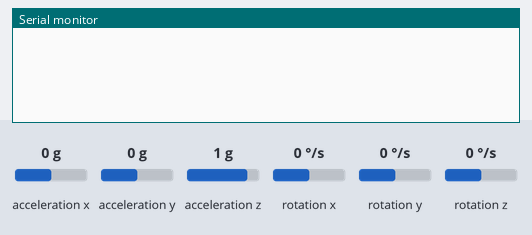
Bench run of a sketch on a simulated ESP32. Parts: the last lines printed to the serial monitor. Wiring (inferred from the names in the program): MPU-6050 motion sensor at I2C address 0x68. The inputs (shaded band) are chosen by the test bench; at power-on: acceleration x 0 g, acceleration y 0 g, acceleration z 1 g, rotation x 0 °/s, rotation y 0 °/s, rotation z 0 °/s.

Above: at 1.2 s.
1.3 s: acceleration x set to -1.4 g
At 2.4 s:
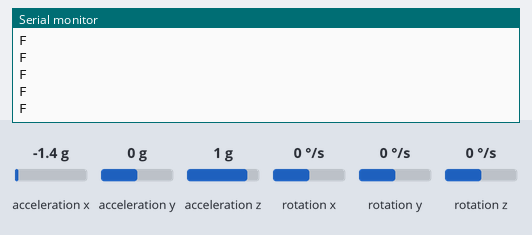
3.2 s: acceleration y set to -1.4 g
At 4.0 s:
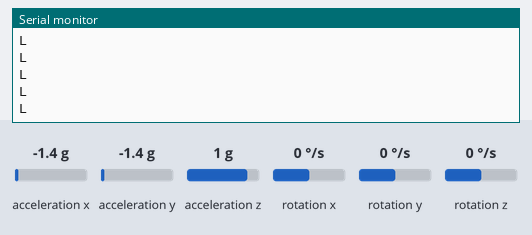

Measured:
- after the input at 1.3 s, the serial monitor: prints a new line at once (image 1)
- after the input at 3.2 s, the serial monitor: prints a new line after 0.23 s (image 2)

The sketch:

mpu_f_b_l_r.ino
```cpp
#include <Wire.h>

#define MPU_ADDR 0x68

// Raw sensor values
int16_t accX, accY, accZ;
int16_t gyroX, gyroY, gyroZ;

// Angles
float roll = 0.0;
float pitch = 0.0;

// Accelerometer angles
float rollAcc, pitchAcc;

// Gyro rates
float gyroRollRate, gyroPitchRate;

// Timing
unsigned long lastTime = 0;
float dt;

// Complementary filter constant
float alpha = 0.98;

void setup() {
  Serial.begin(115200);
  Wire.begin(21, 22);

  // Wake up MPU6050
  Wire.beginTransmission(MPU_ADDR);
  Wire.write(0x6B);
  Wire.write(0);
  Wire.endTransmission(true);

  lastTime = micros();
}

void loop() {
  // -------- TIME STEP --------
  unsigned long currentTime = micros();
  dt = (currentTime - lastTime) * 1e-6;
  lastTime = currentTime;

  // -------- READ MPU6050 --------
  Wire.beginTransmission(MPU_ADDR);
  Wire.write(0x3B);
  Wire.endTransmission(false);
  Wire.requestFrom(MPU_ADDR, 14, true);

  accX = Wire.read() << 8 | Wire.read();
  accY = Wire.read() << 8 | Wire.read();
  accZ = Wire.read() << 8 | Wire.read();
  Wire.read(); Wire.read(); // temperature (ignore)
  gyroX = Wire.read() << 8 | Wire.read();
  gyroY = Wire.read() << 8 | Wire.read();
  gyroZ = Wire.read() << 8 | Wire.read();

  // -------- CONVERT RAW DATA --------
  float Ax = accX / 16384.0;
  float Ay = accY / 16384.0;
  float Az = accZ / 16384.0;

  gyroRollRate  = gyroX / 131.0;
  gyroPitchRate = gyroY / 131.0;

  // -------- ACCELEROMETER ANGLES --------
  rollAcc  = atan2(Ay, sqrt(Ax * Ax + Az * Az)) * 180 / PI;
  pitchAcc = atan2(-Ax, sqrt(Ay * Ay + Az * Az)) * 180 / PI;

  // -------- GYRO INTEGRATION --------
  roll  += gyroRollRate * dt;
  pitch += gyroPitchRate * dt;

  // -------- COMPLEMENTARY FILTER --------
  roll  = alpha * roll  + (1 - alpha) * rollAcc;
  pitch = alpha * pitch + (1 - alpha) * pitchAcc;

  // -------- OUTPUT --------
  // Serial.print("Hl:");
  // Serial.println(90);
  // Serial.print(",");
  // Serial.print("Roll:");
  // Serial.print(roll);
  // Serial.print(",");
  // Serial.print("Pitch:");
  // Serial.println(pitch);
  // Serial.print(",");
  // Serial.print("LL:");
  // Serial.println(-90);
  // Serial.println();

if( roll < 40 && roll > -20 && pitch < 0 && pitch > -40 )
{
  Serial.print("S");
  Serial.println();
}
else if( roll > 40)
{
  Serial.print("R");
  Serial.println();
}
else if(roll < -20)
{
  Serial.print("L");
  Serial.println();
}
else if( pitch > 0)
{
  Serial.print("F");
  Serial.println();
}
else if( pitch < -40)
{
  Serial.print("B");
  Serial.println();
}

  delay(5); // ~200 Hz loop
}
```
